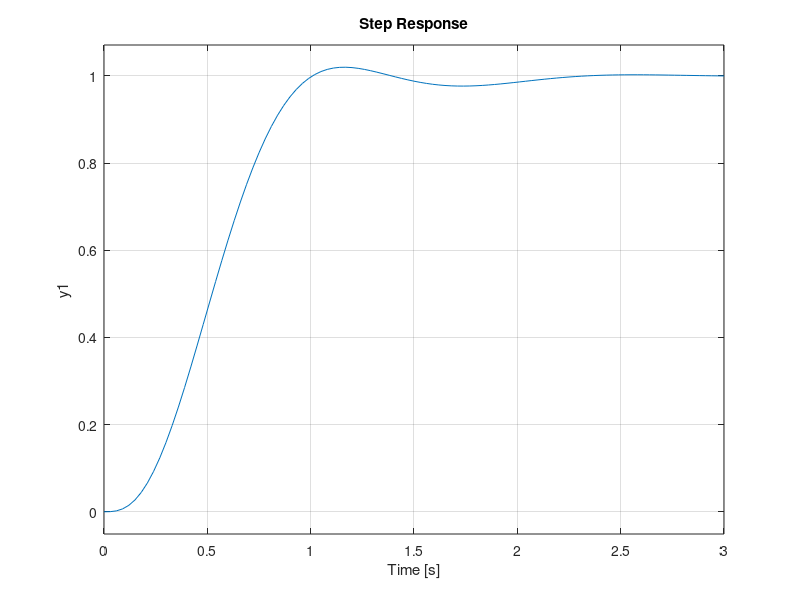

Recreate this plot in MATLAB.
close all
clear all

A = [-5 -4 0; 1 0 0; 0 1 0];
B = [1;0;0];
C =[0 0 1];
D = 0;

Ts = 2;

wn = 1;

sys = tf(wn^3,[1 1.75*wn 2.15*wn^2 wn^3]);

figure
hold on

step(sys);

%from step: Ts_sim ~ 8 sec
%
% wm = 8/2 = 4
wn = 8/Ts;


poles = roots([1 1.75*wn 2.15*wn^2 wn^3])

k = place(A,B,poles);
N = inv([A B; C D])*[zeros(1, length(A)) 1]';
Nx = N(1:end-1);
Nu = N(end);
Nbar = Nu+k*Nx;
syscal2 =  ss(A-B*k,B*Nbar,C,D);
step(syscal2);